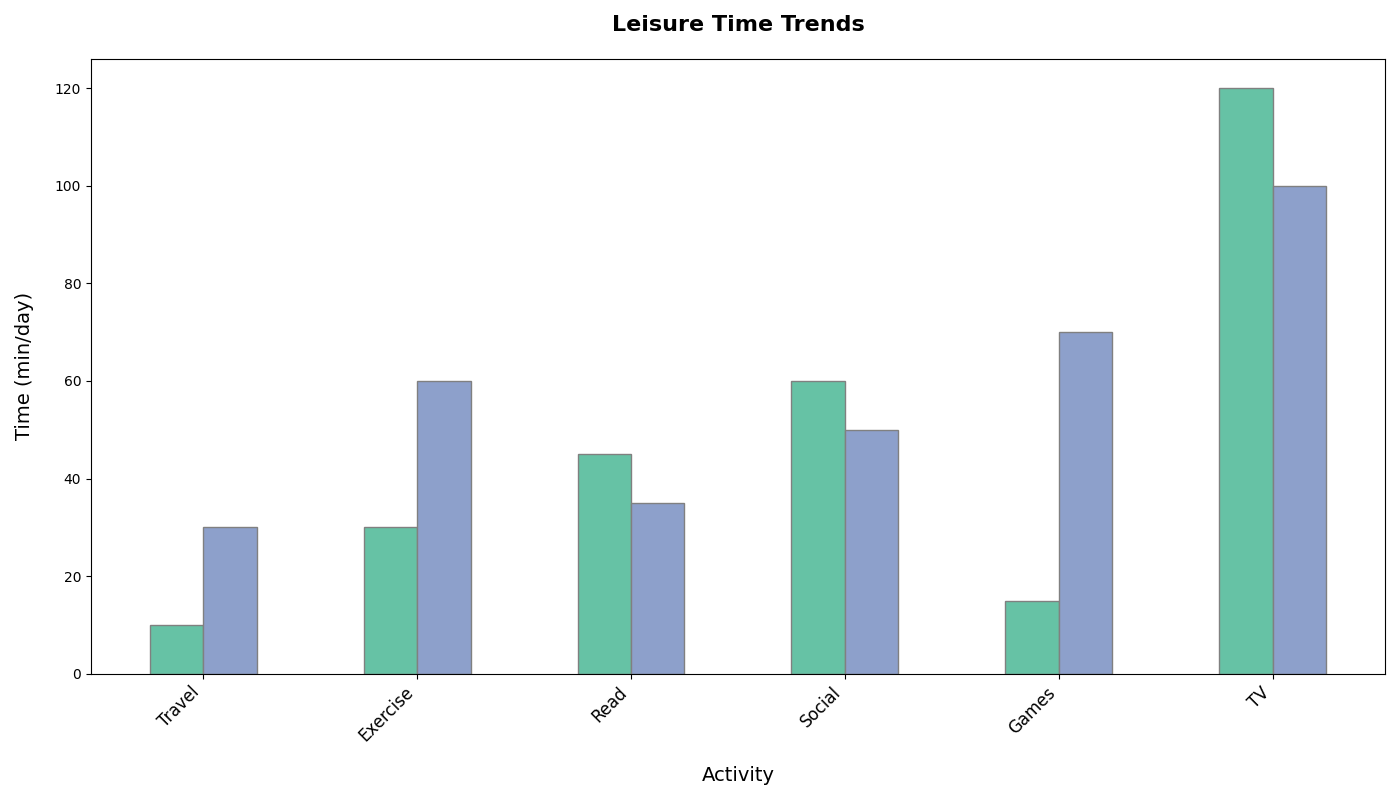

Here is the Python script that generated this plot:
import matplotlib.pyplot as plt
import numpy as np

activities = ['Travel', 'Exercise', 'Read', 'Social', 'Games', 'TV']
time_1980s = [10, 30, 45, 60, 15, 120]
time_2020s = [30, 60, 35, 50, 70, 100]

bar_width = 0.25

fig, ax = plt.subplots(figsize=(14, 8))

positions_1980s = np.arange(len(activities))
positions_2020s = [x + bar_width for x in positions_1980s]

ax.bar(positions_1980s, time_1980s, width=bar_width, color='#66c2a5', edgecolor='grey')
ax.bar(positions_2020s, time_2020s, width=bar_width, color='#8da0cb', edgecolor='grey')

ax.set_title('Leisure Time Trends', fontsize=16, fontweight='bold', pad=20)
ax.set_xlabel('Activity', fontsize=14, labelpad=15)
ax.set_ylabel('Time (min/day)', fontsize=14, labelpad=15)
ax.set_xticks([r + bar_width/2 for r in range(len(activities))])
ax.set_xticklabels(activities, rotation=45, ha='right', fontsize=12)

plt.tight_layout()
plt.show()
